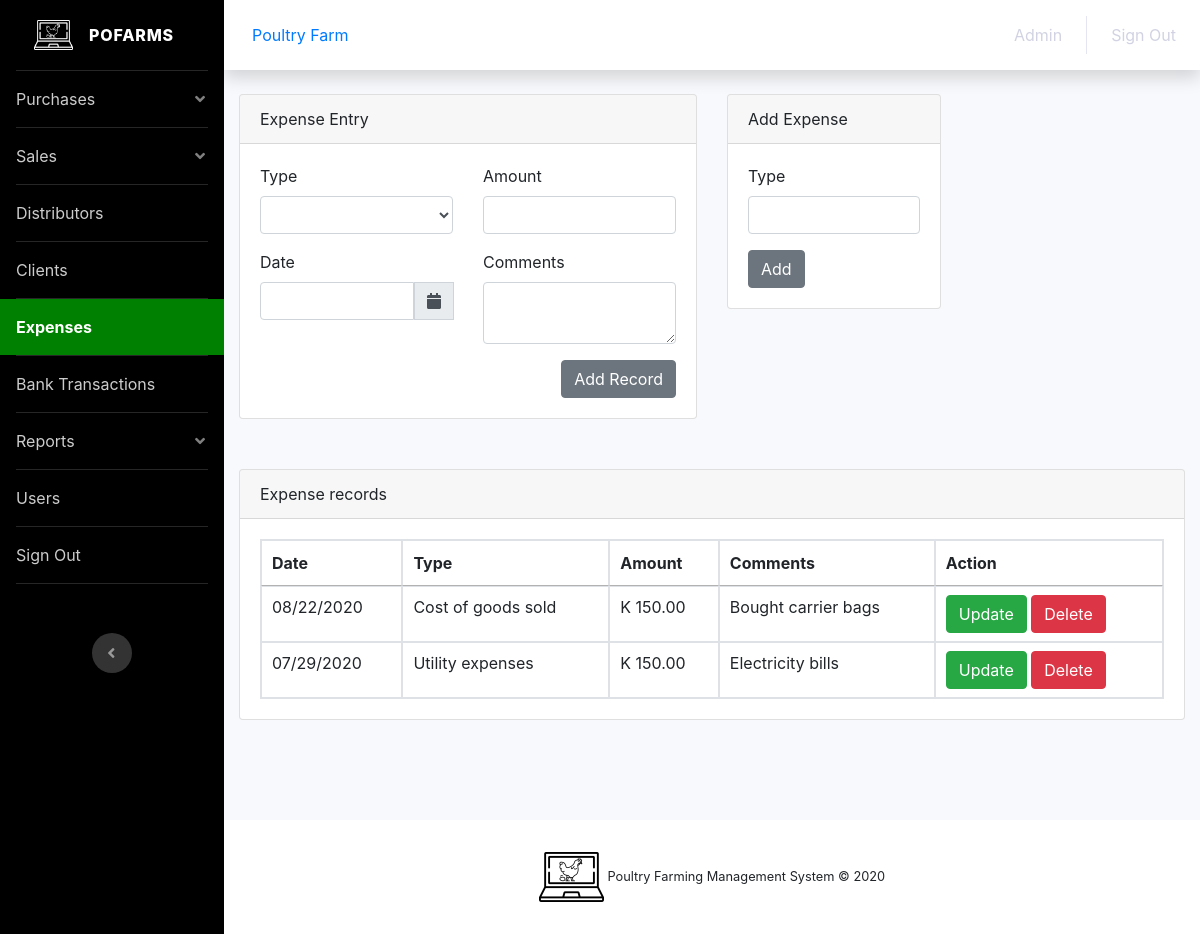
/expense.php (signed in), run on the app's committed database.
### tables this page shows
CREATE TABLE `expense_entry` (
  `id` int(15) NOT NULL,
  `name_idd` varchar(50) NOT NULL,
  `type` varchar(50) NOT NULL,
  `amount` double(9,2) NOT NULL,
  `date` varchar(25) NOT NULL,
  `comments` text NOT NULL
);

### database/server.php (called while the page is built, shortened)
<?php
$u_date ="";
$edit_state ="";
?>

### expense.php (the view, shortened to what this page needs)
<?php
include 'database/config.php';
$comp_name = $_SESSION['name'];
?>
<!DOCTYPE html>
<html lang="en">
<head>
  <link rel="stylesheet" type="text/css" href="assets/css/styles.css">
  <link href="https://cdnjs.cloudflare.com/ajax/libs/font-awesome/5.13.0/css/all.min.css" rel="stylesheet">
  <link rel="stylesheet" href="https://stackpath.bootstrapcdn.com/font-awesome/4.5.0/css/font-awesome.min.css">
  <link href="https://cdnjs.cloudflare.com/ajax/libs/bootstrap-datepicker/1.7.1/css/bootstrap-datepicker.min.css" rel="stylesheet"/>
  <link href="assets/css/dashboard.css" rel="stylesheet">
  <link rel="stylesheet" type="text/css" href="assets/css/styles.css">
  <link rel="stylesheet" type="text/css" href="//cdn.datatables.net/1.10.21/css/jquery.dataTables.min.css">
  <link rel="stylesheet" href="https://stackpath.bootstrapcdn.com/bootstrap/4.5.0/css/bootstrap.min.css">
  <link rel="stylesheet" href="https://maxcdn.bootstrapcdn.com/bootstrap/4.0.0/css/bootstrap.min.css">
  <link rel="stylesheet" href="https://cdnjs.cloudflare.com/ajax/libs/font-awesome/4.7.0/css/font-awesome.min.css">
</head>
<body id="page-top">
  <div id="wrapper">
    <ul class="navbar-nav bg-gradient-black sidebar sidebar-dark accordion" id="accordionSidebar">
      <a class="sidebar-brand d-flex align-items-center justify-content-center" href="dashboard.php">
        <div class="sidebar-brand-icon">
          <div class="logo-header"><img src="assets/img/pofarms_white.png"></div>
        </div>
        <div class="sidebar-brand-text mx-3">Pofarms</div>
      </a>
      <hr class="sidebar-divider my-0">
      <li class="nav-item">
        <a href="#collapsePurchase" class="nav-link" data-toggle="collapse" role="button" aria-expanded="false" aria-controls="collapsePurchase">Purchases</a>
      </li>
      <hr class="sidebar-divider my-0">
      <li class="nav-item">
        <a href="#collapseSales" class="nav-link" data-toggle="collapse" role="button" aria-expanded="false" aria-controls="collapsePurchase">Sales</a>
      </li>
      <hr class="sidebar-divider my-0">
      <li class="nav-item">
        <a href="distributor.php" class="nav-link">Distributors</a>
      </li>
      <hr class="sidebar-divider my-0">
      <li class="nav-item">
        <a href="client.php" class="nav-link">Clients</a>
      </li>
      <li class="nav-item active">
        <a href="expense.php" class="nav-link">Expenses</a>
      </li>
      <hr class="sidebar-divider my-0">
      <li class="nav-item">
        <a href="bank.php" class="nav-link">Bank Transactions</a>
      </li>
      <hr class="sidebar-divider my-0">
      <li class="nav-item">
        <a href="#collapseReports" class="nav-link" data-toggle="collapse" role="button" aria-expanded="false" aria-controls="collapsePurchase">Reports</a>
      </li>
      <hr class="sidebar-divider my-0">
      <li class="nav-item">
        <a href="users.php" class="nav-link">Users</a>
      </li>
      <hr class="sidebar-divider my-0">
      <li class="nav-item">
        <a href="signout.php" class="nav-link">Sign Out</a>
      </li>
      <hr class="sidebar-divider my-0">
      <div class="text-center d-none d-md-inline">
        <button class="rounded-circle border-0" id="sidebarToggle"></button>
      </div>
    </ul>
    <div id="content-wrapper" class="d-flex flex-column">
      <div id="content">
        <nav class="navbar navbar-expand navbar-light bg-white topbar mb-4 static-top shadow">
          <div class="nav-item"><a href="dashboard.php" class="nav-link"><?php echo $_SESSION['name']; ?></a></div>
          <ul class="navbar-nav ml-auto">
            <li class="nav-item">
              <a href="#" class="nav-link"><?php echo $_SESSION['type']; ?></a>
            </li>
            <li class="nav-item">
              <a href="signout.php" class="nav-link">Sign Out</a>
            </li>
          </ul>
        </nav>
        <div class="container-fluid">
          <div class="row">
            <div class="col-xl-6 col-lg-7">
              <div class="card">
                <div class="card-header">Expense Entry</div>
                <div class="card-body">
                  <div class="form">
                    <form method="post">
                      <div class="row">
                        <div class="col-xl-6">
                          <div class="form-group">
                            <label>Type</label>
                            <select name="type" class="form-control">
                              <option><?php echo $u_type; ?></option>
                              <?php
                              $query = "SELECT * FROM `expense` ORDER BY type ASC";
                              $fetch = $mysqli->query($query) or die($mysqli->error.__LINE__);
                              while($row = $fetch->fetch_assoc()){ ?>
                                <option><?php echo $row['type']; ?></option>
                              <?php } ?>
                            </select>
                          </div>
                        </div>
                        <div class="col-xl-6">
                          <div class="form-group">
                            <label>Amount</label>
                            <input type="number" name="amount" class="form-control" required="" value="<?php echo $u_amount; ?>">
                          </div>
                        </div>
                      </div>
                      <div class="row">
                        <div class="col-xl-6">
                          <div class="form-group">
                            <label>Date</label>
                            <div class="input-group date">
                              <input type="text" name="date" class="form-control" required="" id="datepicker" value="<?php echo $u_date; ?>">
                              <div class="input-group-prepend">
                                <span class="input-group-text" id="basic-addon"><i class="fas fa-calendar"></i></span>
                              </div>
                            </div>
                          </div>
                        </div>
                        <div class="col-xl-6">
                          <div class="form-group">
                            <label>Comments</label>
                            <textarea name="comments" class="form-control"><?php echo $u_comments; ?></textarea>
                          </div>
                        </div>
                      </div>
                      <?php if ($edit_state == false) {?>
                      <input type="submit" name="expense-entry" value="Add Record" class="btn btn-secondary float-right">
                     <?php } else {?>
                      <input type="submit" name="update-expense" value="Update Record" class="btn btn-success float-right">
                     <?php } ?>
                    </form>
                  </div>
                </div>
              </div>
            </div>
            <div class="col-xl-3 col-lg-7">
              <div class="card">
                <div class="card-header">Add Expense</div>
                <div class="card-body">
                  <div class="form">
                    <form method="post">
                      <div class="form-group">
                        <label>Type</label>
                        <input type="text" name="type" class="form-control" required="">
                      </div>
                      <input type="submit" name="add-expense" value="Add" class="btn btn-secondary">
                    </form>
                  </div>
                </div>
              </div>
            </div>
          </div>
          <div class="row">
            <div class="col-xl-12 col-lg-7">
              <div class="card">
                <div class="card-header">Expense records</div>
                <div class="card-body">
                  <div class="responsive-table">
                    <table id="expenses" class="table table-bordered">
                      <thead>
                        <tr>
                          <th>Date</th>
                          <th>Type</th>
                          <th>Amount</th>
                          <th>Comments</th>
                          <th colspan="2">Action</th>
                        </tr>
                      </thead>
                      <tbody>
                        <?php
                        $query = "SELECT * FROM `expense_entry` WHERE name_idd = '$comp_name' ORDER BY id DESC";
                        $fetch = $mysqli->query($query) or die($mysqli->error.__LINE__);
                        while($row = $fetch->fetch_assoc()){ ?>
                          <tr>
                            <td><?php echo $row['date']; ?></td>
                            <td><?php echo $row['type']; ?></td>
                            <td>K <?php echo $row['amount']; ?></td>
                            <td><?php echo $row['comments']; ?></td>
                            <td>
                              <a href="expense.php?update=<?php echo $row['id']; ?>" class="btn btn-success">Update</a>
                              <a href="database/delete.php?delete_expense_record=<?php echo $row['id']; ?>" class="btn btn-danger">Delete</a>
                            </td>
                          </tr>
                        <?php } ?>
                      </tbody>
                    </table>
                  </div>
                </div>
              </div>
            </div>
          </div>
        </div>
      </div>
      <footer class="sticky-footer bg-white">
        <div class="container my-auto">
          <div class="copyright text-center my-auto">
            <div class="logo-footer">
              <img src="assets/img/pofarms_black.png">
              <span>Poultry Farming Management System &copy; 2020</span>
            </div>
          </div>
        </div>
      </footer>
    </div>
  </div>
</body>
</html>

### assets/css/styles.css (style rules this page uses)
.bg-gradient-black { background-color: #000; }
.sidebar li:hover, .sidebar .active { background-color: green; }
.logo-header img { height: 30px; }
.logo-footer img { height: 50px; bottom: 0; }
table tbody tr td a { color: #333; }

### data on the page
expense_entry: date "08/22/2020", type "Cost of goods sold", amount "150.00", comments "Bought carrier bags"
expense_entry: date "07/29/2020", type "Utility expenses", amount "150.00", comments "Electricity bills"

### other printed values
$_SESSION['name'] "Poultry Farm"
$_SESSION['type'] "Admin"
